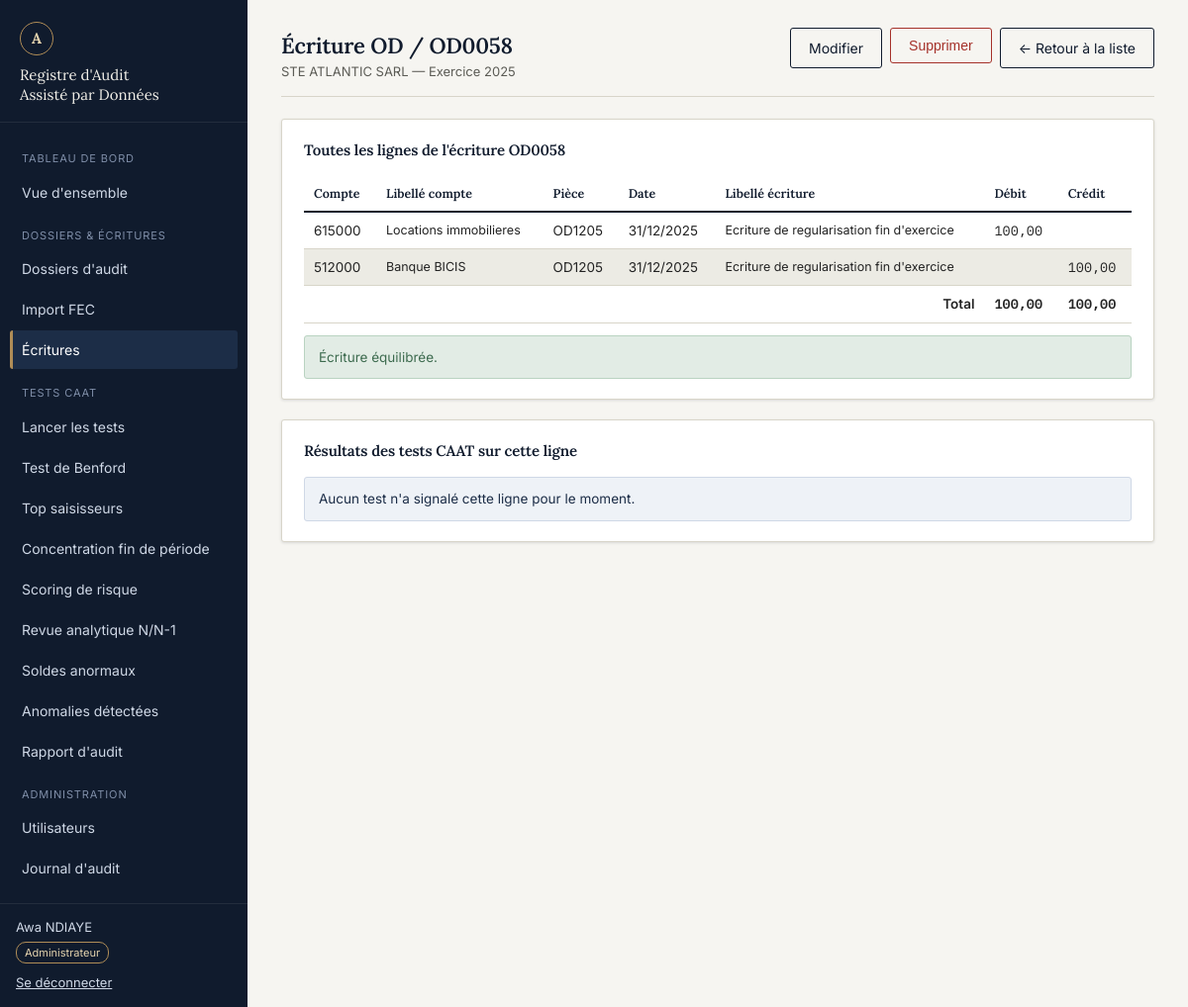
/modules/ecritures/voir.php?id=518 (signed in), run on the app's committed database.
### tables this page shows
CREATE TABLE ecritures (
    id              BIGINT AUTO_INCREMENT PRIMARY KEY,
    fec_id          INT NOT NULL,
    journal_code    VARCHAR(10) NOT NULL,
    journal_lib     VARCHAR(100),
    ecriture_num    VARCHAR(30) NOT NULL,
    ecriture_date   DATE NOT NULL,
    compte_num      VARCHAR(20) NOT NULL,
    compte_lib      VARCHAR(150),
    comp_aux_num    VARCHAR(20),
    comp_aux_lib    VARCHAR(150),
    piece_ref       VARCHAR(50),
    piece_date      DATE,
    ecriture_lib    VARCHAR(255),
    debit           DECIMAL(15,2) NOT NULL DEFAULT 0,
    credit          DECIMAL(15,2) NOT NULL DEFAULT 0,
    lettrage        VARCHAR(20),
    date_lettrage   DATE,
    valid_date      DATE,
    montant_devise  DECIMAL(15,2),
    idevise         VARCHAR(10),
    saisi_par       VARCHAR(50),
    date_saisie     DATETIME,
    CONSTRAINT fk_ecritures_fec FOREIGN KEY (fec_id) REFERENCES fichiers_fec(id)
        ON UPDATE CASCADE ON DELETE CASCADE,
    INDEX idx_ecritures_compte (compte_num),
    INDEX idx_ecritures_date (ecriture_date),
    INDEX idx_ecritures_piece (piece_ref),
    INDEX idx_ecritures_journal_num (journal_code, ecriture_num),
    INDEX idx_ecritures_saisi_par (saisi_par)
);

CREATE TABLE dossiers_audit (
    id              INT AUTO_INCREMENT PRIMARY KEY,
    nom_client      VARCHAR(150) NOT NULL,
    exercice        VARCHAR(9) NOT NULL,              
    date_debut      DATE NOT NULL,
    date_fin        DATE NOT NULL,
    statut          ENUM('ouvert','en_cours','cloture') NOT NULL DEFAULT 'ouvert',
    utilisateur_id  INT NOT NULL,                     
    date_creation   DATETIME NOT NULL DEFAULT CURRENT_TIMESTAMP,
    CONSTRAINT fk_dossiers_utilisateur FOREIGN KEY (utilisateur_id) REFERENCES utilisateurs(id)
        ON UPDATE CASCADE ON DELETE RESTRICT
);

### includes/auth.php (called while the page is built, shortened)
<?php
function utilisateurCourant(): ?array
{
    return $_SESSION['utilisateur'] ?? null;
}

### modules/ecritures/voir.php (the view, shortened to what this page needs)
<?php
require_once __DIR__ . '/../../includes/auth.php';
$pdo = Database::getConnexion();
$id = filter_input(INPUT_GET, 'id', FILTER_VALIDATE_INT);
$stmt = $pdo->prepare(
    "SELECT e.*, d.nom_client, d.exercice, d.id AS dossier_id
     FROM ecritures e JOIN fichiers_fec f ON f.id = e.fec_id JOIN dossiers_audit d ON d.id = f.dossier_id
     WHERE e.id = :id"
);
$stmt->execute(['id' => $id]);
$ecriture = $stmt->fetch();
$stmtLignes = $pdo->prepare(
    'SELECT * FROM ecritures WHERE fec_id = :fec_id AND ecriture_num = :num AND journal_code = :journal ORDER BY id'
);
$stmtLignes->execute(['fec_id' => $ecriture['fec_id'], 'num' => $ecriture['ecriture_num'], 'journal' => $ecriture['journal_code']]);
$lignes = $stmtLignes->fetchAll();
$stmtTests = $pdo->prepare(
    "SELECT rt.*, tt.libelle AS test_libelle FROM resultats_tests rt
     JOIN types_tests tt ON tt.id = rt.type_test_id
     WHERE rt.ecriture_id = :id ORDER BY rt.score_risque DESC"
);
$stmtTests->execute(['id' => $id]);
$resultatsTests = $stmtTests->fetchAll();
require __DIR__ . '/../../includes/header.php';
?>
<div class="app-shell">
  <?php require __DIR__ . '/../../includes/sidebar.php'; ?>
  <div class="contenu">
    <div class="topbar">
      <div>
        <h1 style="margin:0;font-size:22px;">Écriture <?= htmlspecialchars($ecriture['journal_code'] . ' / ' . $ecriture['ecriture_num'], ENT_QUOTES, 'UTF-8') ?></h1>
        <div style="color:var(--texte-att);font-size:13px;"><?= htmlspecialchars($ecriture['nom_client'] . ' — Exercice ' . $ecriture['exercice'], ENT_QUOTES, 'UTF-8') ?></div>
      </div>
      <div style="display:flex;gap:8px;">
        <?php if ($role === 'ADMIN'): ?>
          <a class="btn btn-secondaire" href="modifier.php?id=<?= (int) $id ?>">Modifier</a>
          <form method="post" action="supprimer.php" onsubmit="return confirm('Supprimer définitivement cette ligne d\'écriture ?');">
            <button type="submit" class="btn btn-secondaire" style="color:var(--risque-critique);border-color:var(--risque-critique);">Supprimer</button>
          </form>
        <?php endif; ?>
        <a class="btn btn-secondaire" href="liste.php?dossier_id=<?= (int) $ecriture['dossier_id'] ?>">← Retour à la liste</a>
      </div>
    </div>
    <div class="carte">
      <h3 style="margin-top:0;font-size:15px;">Toutes les lignes de l'écriture <?= htmlspecialchars($ecriture['ecriture_num'], ENT_QUOTES, 'UTF-8') ?></h3>
      <table class="table-audit">
        <thead><tr><th>Compte</th><th>Libellé compte</th><th>Pièce</th><th>Date</th><th>Libellé écriture</th><th>Débit</th><th>Crédit</th></tr></thead>
        <tbody>
          <?php $totalDebit = 0; $totalCredit = 0; ?>
          <?php foreach ($lignes as $l): $totalDebit += (float) $l['debit']; $totalCredit += (float) $l['credit']; ?>
            <tr style="<?= (int) $l['id'] === $id ? 'background:var(--papier-2);' : '' ?>">
              <td><?= htmlspecialchars($l['compte_num'], ENT_QUOTES, 'UTF-8') ?></td>
              <td style="font-size:12.5px;"><?= htmlspecialchars($l['compte_lib'] ?? '', ENT_QUOTES, 'UTF-8') ?></td>
              <td><?= htmlspecialchars($l['piece_ref'] ?? '—', ENT_QUOTES, 'UTF-8') ?></td>
              <td><?= date('d/m/Y', strtotime($l['ecriture_date'])) ?></td>
              <td style="font-size:12.5px;"><?= htmlspecialchars($l['ecriture_lib'] ?? '', ENT_QUOTES, 'UTF-8') ?></td>
              <td class="montant"><?= $l['debit'] > 0 ? number_format((float) $l['debit'], 2, ',', ' ') : '' ?></td>
              <td class="montant"><?= $l['credit'] > 0 ? number_format((float) $l['credit'], 2, ',', ' ') : '' ?></td>
            </tr>
          <?php endforeach; ?>
          <tr style="font-weight:600;">
            <td colspan="5" style="text-align:right;">Total</td>
            <td class="montant"><?= number_format($totalDebit, 2, ',', ' ') ?></td>
            <td class="montant"><?= number_format($totalCredit, 2, ',', ' ') ?></td>
          </tr>
        </tbody>
      </table>
      <?php if (abs($totalDebit - $totalCredit) > 0.01): ?>
        <div class="alerte alerte-erreur" style="margin-top:12px;margin-bottom:0;">Écriture déséquilibrée : écart de <?= number_format($totalDebit - $totalCredit, 2, ',', ' ') ?>.</div>
      <?php else: ?>
        <div class="alerte alerte-succes" style="margin-top:12px;margin-bottom:0;">Écriture équilibrée.</div>
      <?php endif; ?>
    </div>
    <div class="carte">
      <h3 style="margin-top:0;font-size:15px;">Résultats des tests CAAT sur cette ligne</h3>
      <?php if (empty($resultatsTests)): ?>
        <div class="alerte alerte-info" style="margin-bottom:0;">Aucun test n'a signalé cette ligne pour le moment.</div>
      <?php endif; ?>
    </div>
  </div>
</div>
<?php require __DIR__ . '/../../includes/footer.php'; ?>

### assets/css/style.css (style rules this page uses)
:root { --encre-900: #101b2d; --encre-700: #1c2d47; --encre-500: #35507a; --papier: #f6f5f1; --papier-2: #ecebe4; --ligne: #d8d5c9; --texte: #232323; --texte-att: #5c5c56; --or: #b08d57; --or-clair: #e4d3ae; --risque-critique: #a5312a; --risque-elevee: #c0662a; --risque-moyenne: #b3901c; --risque-faible: #5f7a5f; --ok: #3d6b4f; --rayon: 3px; --ombre: 0 1px 3px rgba(16, 27, 45, 0.12); }
* { box-sizing: border-box; }
body { margin: 0; background: var(--papier); color: var(--texte); font-family: 'Inter', system-ui, -apple-system, sans-serif; font-size: 15px; line-height: 1.5; }
h1, h2, h3, .titre-serif { font-family: 'Lora', Georgia, serif; color: var(--encre-900); font-weight: 600; letter-spacing: -0.01em; }
.chiffre, table td.montant, .stat-valeur { font-family: 'IBM Plex Mono', 'Courier New', monospace; font-variant-numeric: tabular-nums; }
a { color: var(--encre-500); }
.app-shell { display: flex; min-height: 100vh; }
.contenu { flex: 1; min-width: 0; padding: 28px 34px 50px; }
.topbar { display: flex; justify-content: space-between; align-items: baseline; margin-bottom: 22px; border-bottom: 1px solid var(--ligne); padding-bottom: 14px; }
.carte { background: #fff; border: 1px solid var(--ligne); border-radius: var(--rayon); box-shadow: var(--ombre); padding: 20px 22px; margin-bottom: 20px; }
table.table-audit { width: 100%; border-collapse: collapse; font-size: 13.5px; }
table.table-audit th { text-align: left; font-family: 'Lora', serif; font-weight: 600; font-size: 12.5px; color: var(--encre-900); border-bottom: 2px solid var(--encre-900); padding: 8px 10px; }
table.table-audit td { padding: 8px 10px; border-bottom: 1px solid var(--ligne); }
.btn { display: inline-block; padding: 9px 18px; border-radius: var(--rayon); border: 1px solid var(--encre-900); background: var(--encre-900); color: #fff; font-size: 14px; cursor: pointer; text-decoration: none; }
.btn-secondaire { background: transparent; color: var(--encre-900); }
.alerte { padding: 11px 14px; border-radius: var(--rayon); font-size: 13.5px; margin-bottom: 16px; border: 1px solid transparent; }
.alerte-succes { background: #e2ece5; color: var(--ok); border-color: #b9d3c1; }
.alerte-info { background: #eef2f7; color: var(--encre-700); border-color: #cfd8e6; }

### data on the page
ecritures: journal_code+ecriture_num "OD / OD0058", dossiers_audit.nom_client+exercice "STE ATLANTIC SARL — Exercice 2025", ecriture_num "OD0058", compte_num "512000", compte_lib "Banque BICIS", piece_ref "OD1205", ecriture_date "31/12/2025", ecriture_lib "Ecriture de regularisation fin d'exercice", credit "100,00"
ecritures: compte_num "615000", compte_lib "Locations immobilieres", piece_ref "OD1205", ecriture_date "31/12/2025", ecriture_lib "Ecriture de regularisation fin d'exercice", debit "100,00"

### other printed values
$u['prenom'] . ' ' . $u['nom'] "Awa NDIAYE"
$u['role_libelle'] "Administrateur"
$totalDebit "100,00"
$totalCredit "100,00"
